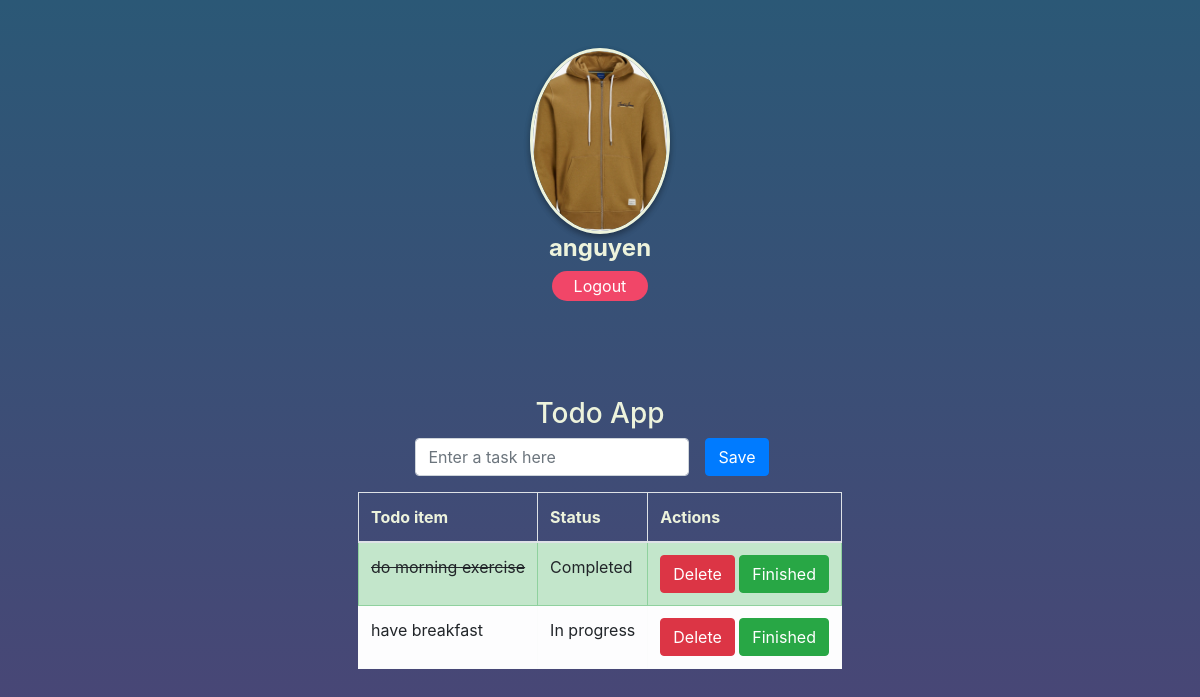
Screenshot of / (signed in) with the database file from the repository.
### models.py (models this page shows)
class User(db.Model, UserMixin):
    id = db.Column(db.Integer, primary_key=True)
    username = db.Column(db.String(80), unique=True, nullable=False)
    password = db.Column(db.String(255), nullable=False)
    image = db.Column(db.String(255))
    tasks = db.relationship('Task', backref='user', lazy='dynamic')

class Task(db.Model):
    id = db.Column(db.Integer, primary_key=True)
    name = db.Column(db.String(150), nullable=False)
    status = db.Column(db.String(50))
    user_id = db.Column(db.Integer, db.ForeignKey('user.id'))

### views.py (the view)
@app.route('/')
def index():
    form = TaskForm()
    tasks = Task.query.all()
    return render_template('index.html', tasks=tasks, form=form, logged_in_user=current_user)

### forms.py
class TaskForm(FlaskForm):
    task = StringField('Your task', validators=[InputRequired()])
    submit = SubmitField('Save')

### views.py (called while the page is built)
@login_manager.user_loader
def load_user(user_id):
    return User.query.get(int(user_id))

### templates/index.html (shortened to what this page needs)
{% extends 'base.html' %}
{% block content %}
{% if logged_in_user.is_authenticated %}
<div class="row align-items-center justify-content-center">
    <div class="profile-image float-md-right">
        <img src="{{ url_for('static', filename='images/' + logged_in_user.image) }}" alt="">
    </div>
</div>
<div class="row align-items-center justify-content-center">
    <h4 class="font_color"><strong>{{ logged_in_user.username }}</strong></h4>
</div>
<div class="row align-items-center justify-content-center">
    <a href="{{ url_for('logout') }}">
        <button class="button is-danger is-rounded">Logout</button>
    </a>
</div>
{% endif %}
<br><br><br><br>
<div class="row d-flex align-items-center justify-content-center flex-column ">
    <h3 class="font_color">Todo App</h3>
    <form action={{ url_for('add') }} method="POST">
        <div class="d-flex align-items-center mb-3">
            <div class="form-group mr-3 mb-0">
                {{ form.task(class="form-control", placeholder="Enter a task here") }}
            </div>
            {{ form.submit(class="btn btn-primary mr-3") }}
        </div>
    </form>
    <div class="table-wrapper">
        <table class="table table-hover table-bordered">
            <thead>
                <tr>
                    <th class="font_color">Todo item</th>
                    <th class="font_color">Status</th>
                    <th class="font_color">Actions</th>
                </tr>
            </thead>
            <tbody>
                {% for task in tasks %}
                {% if task.status == 'Completed' %}
                <tr class="table-success">
                    <td class="complete">
                        {% else %}
                <tr class="table-light">
                    <td>
                        {% endif %}
                        {{ task.name }}
                    </td>
                    <td>{{ task.status }}</td>
                    <td>
                        <a href={{ url_for('delete', id=task.id) }} <button class="btn btn-danger"
                            ng-click="delete($index)">
                            Delete
                        </a>
                        <a href={{ url_for('completed', id=task.id) }}>
                            <button class="btn btn-success">
                                Finished
                            </button>
                        </a>
                    </td>
                </tr>
                {% endfor %}
            </tbody>
        </table>
    </div>
</div>
{% endblock %}

### static/styles.css (style rules this page uses)
.complete { text-decoration: line-through; }
.profile-image img { border-radius: 50%; width: 140px; border: 3px solid rgb(237, 243, 220); box-shadow: 0 3px 6px rgba(0, 0, 0, 0.16), 0 3px 6px rgba(0, 0, 0, 0.23) }
body { background: linear-gradient(#2b5876, #4e4376); }
.font_color { color: rgb(237, 243, 220); }
.button.is-rounded { border-radius: 9999px; padding-left: calc(1em + 0.25em); padding-right: calc(1em + 0.25em); }
.button.is-danger { background-color: #f14668; border-color: transparent; color: #fff; }

### rows the page displays
User: image (picture), username "anguyen"
Task: name "do morning exercise", status "Completed"
Task: name "have breakfast", status "In progress"
